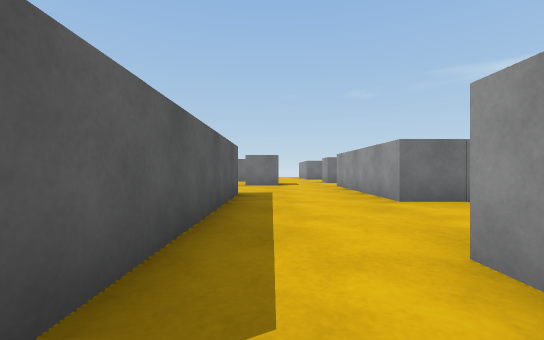
view 1 (above)

16 first-person views from a walk through a Unity game level. The camera is 0.51 m above the floor, looks level and sees 90° across. The floor is counted in squares, 1 m on a side. Each view is taken from the middle of a square. On the plan, view 1 faces up. The plan holds only what a view shows up to about 9 squares ahead; the rest is blank. The player is left out.

view 2
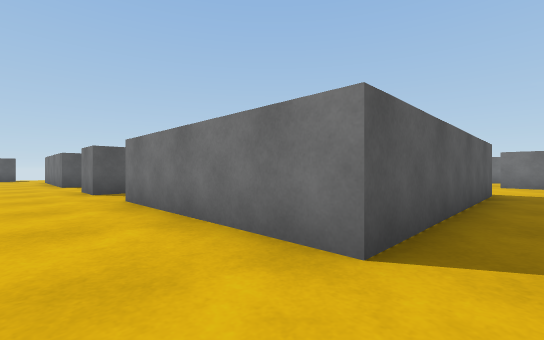

view 3
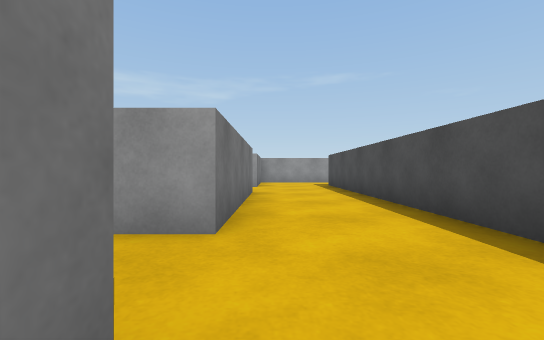

view 4
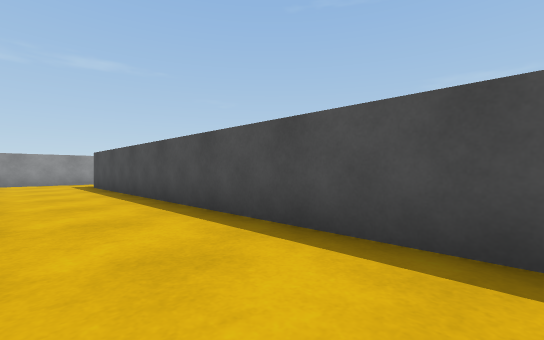

view 5
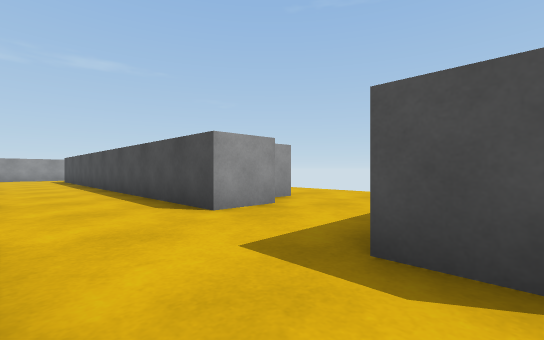

view 6
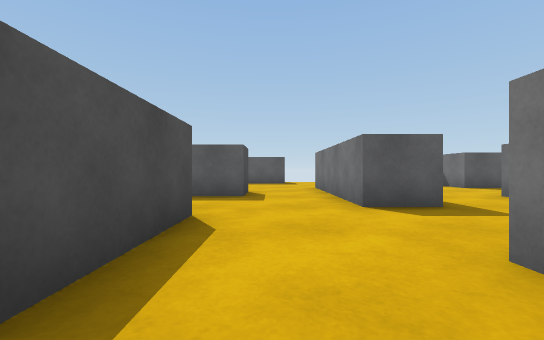

view 7
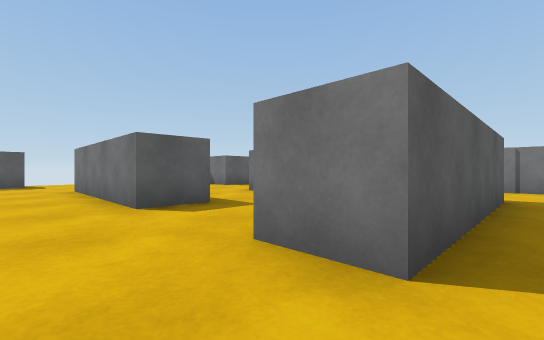

view 8
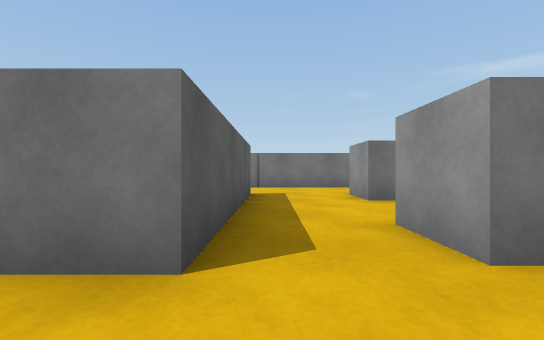

view 9
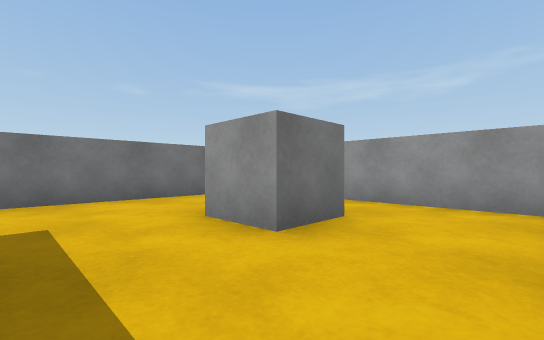

view 10
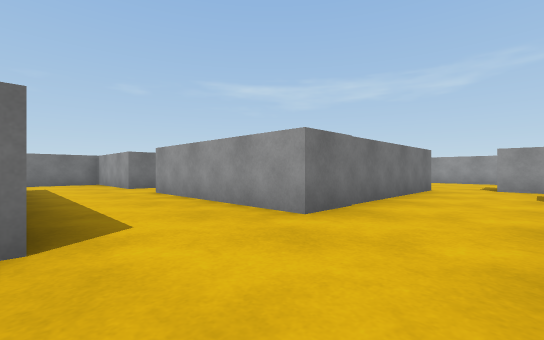

view 11
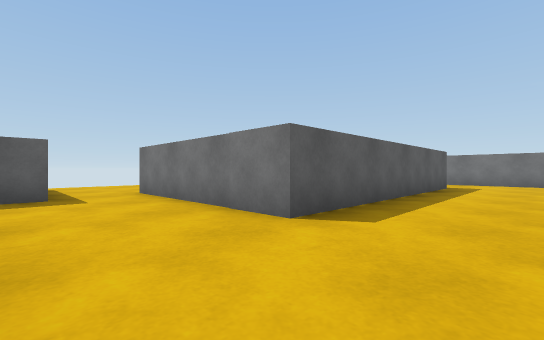

view 12
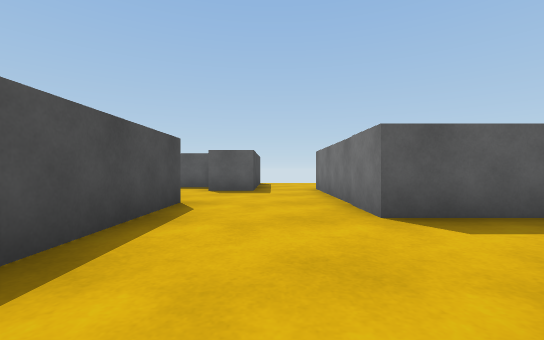

view 13
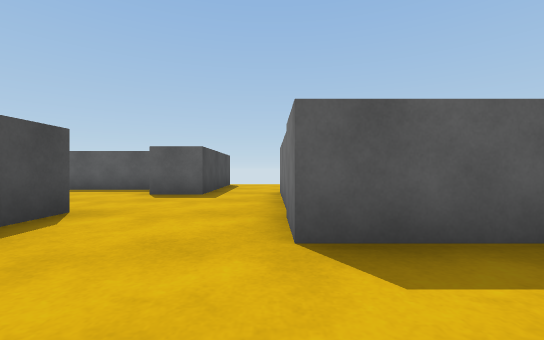

view 14
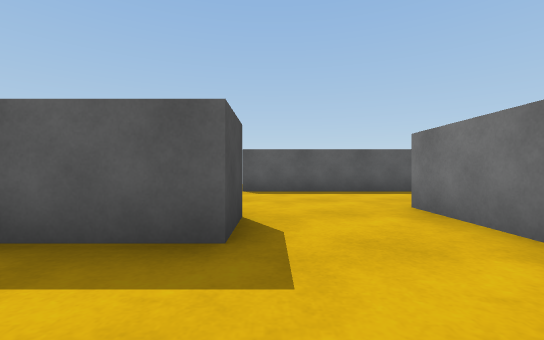

view 15
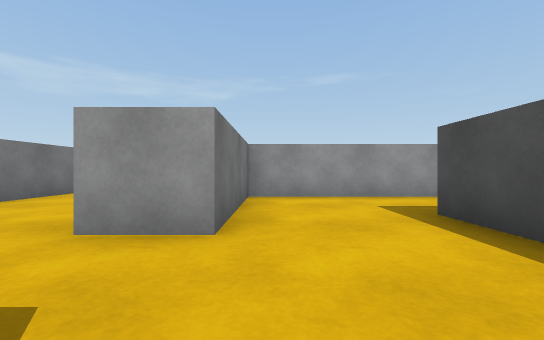

view 16
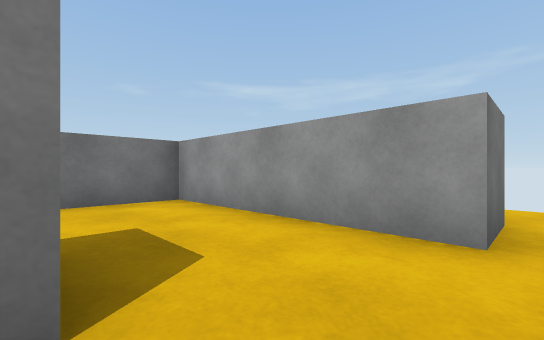

### Floor plan
Points are (right, up) in squares from view 1. A wall is a line through its corners. A room is listed if a view was taken in it or the views show most of it. See-through windows are left out.
Room 1 (views 1, 2, 3, 4, 6, 7, 8, 15)
walls: (-0.7, 0.3) (-4.8, 0.3) (-4.8, 1.6); (-6.4, 1.5) (-6.4, 0.3) (-7.6, 0.3); (-7.6, -1.9) (2.1, -1.9)
ways out: opening at (-7, -0.5) to room 2; opening at (-5.5, 1) to room 3; opening at (2, -0.5) to room 9; opening at (0.5, 1)
Room 2 (view 5)
walls: (-9.9, 0.3) (-12.4, 0.3); (-9.1, -1.9) (-7.6, -1.9); (-12.4, -1.6) (-11.3, -1.6)
ways out: opening at (-7, -0.5) to room 1; opening at (-10.5, -2.5) to room 6; opening at (-8.5, 1) to room 8; opening at (-12, -0.5)
Room 3 (views 9, 12)
walls: (-6.4, 4.6) (-6.4, 1.5); (-3.6, 7) (-7.5, 7); (-1.8, 2) (-1.8, 5.8)
ways out: opening at (-5.5, 1) to room 1; opening at (-7, 5.5) to room 4; opening at (-3, 6)
objects: grey cube (-4, 4)
Room 4 (views 10, 11, 13)
walls: (-7.5, 7) (-7.5, 11.2); (-11.4, 4.6) (-8.4, 4.6); (-9.9, 12.4) (-9.9, 7.2) (-11.4, 7.2)
ways out: opening at (-7, 5.5) to room 3; opening at (-8.5, 13) to room 5; opening at (-10.5, 5.5) to room 7; opening at (-7, 12)
Room 5 (view 14)
walls: (-7.5, 12.9) (-7.5, 15.4); (-11, 13.7) (-9.9, 13.7) (-9.9, 12.4); (-8, 15.9) (-11.8, 15.9)
ways out: opening at (-8.5, 13) to room 4; opening at (-10.5, 14.5)
Room 6 (view 16)
walls: (-9.1, -3) (-9.1, -1.9); (-11.3, -1.6) (-11.3, -2.6)
ways out: opening at (-10.5, -2.5) to room 2; opening at (3, -2.5) to room 9; opening at (4.5, -4.5)
objects: grey cube (-8, -4)
Room 7 (no view inside)
walls: (-13.7, 5.6) (-13.7, 4.4) (-14.8, 4.4); (-15, 4.1) (-15, 1.8); (-11.4, 7.2) (-14.4, 7.2)
ways out: opening at (-10.5, 5.5) to room 4; opening at (-10.5, 2.5) to room 8; opening at (-14, 6)
Room 8 (no view inside)
walls: (-9.9, 1.4) (-9.9, 0.3)
ways out: opening at (-8.5, 1) to room 2; opening at (-10.5, 2.5) to room 7
Room 9 (no view inside)
walls: (4.2, -3.7) (4.2, 0.3) (1.1, 0.3)
ways out: opening at (2, -0.5) to room 1; opening at (3, -2.5) to room 6

Positions as (right, up) in squares from view 1, and headings:
1: (0, 0), facing up
2: (0, -1), facing up-left
3: (-7, 0), facing right
4: (-7, 0), facing down-right
5: (-12, 0), facing down-right
6: (-6, -1), facing left
7: (-6, -1), facing up-left
8: (-6, -1), facing up
9: (-6, 2), facing up-right
10: (-10, 5), facing up-right
11: (-8, 5), facing up-left
12: (-7, 6), facing left
13: (-8, 7), facing left
14: (-8, 14), facing left
15: (-1, 0), facing right
16: (2, -4), facing up-right
